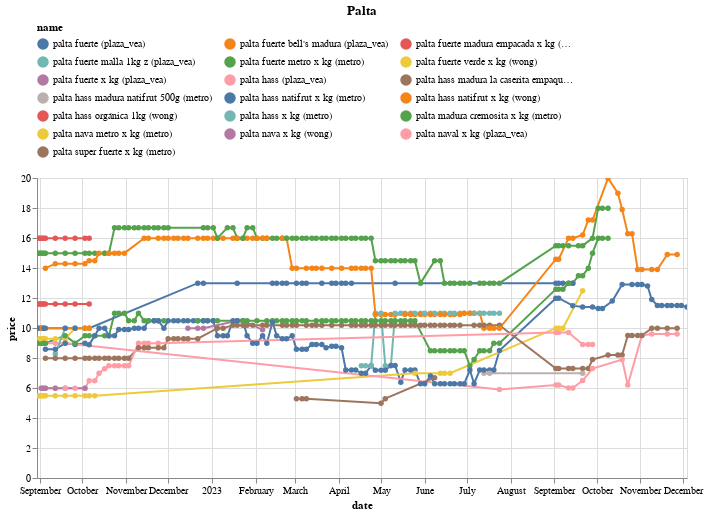

Write notebook code for a chart like this one.
### Code cell
(df
 .loc[df.name.isin(names)]
 .pipe(alt.Chart)
 .mark_line(point=True)
 .encode(x='date', y='price', color='name', tooltip=['name','price'])
 .properties(width=650, title='Palta')
 .interactive()
 .configure_legend(orient='top', columns=3)
)

### Figure 1 — Vega-Lite specification as saved in the notebook (floating-point values rounded to 4 significant figures; data arrays with more than 128 entries replaced by an {"elided": "..."} marker saying what was removed)
{"config": {"view": {"continuousWidth": 300, "continuousHeight": 300}, "legend": {"columns": 3, "orient": "top"}}, "data": {"name": "data-142fbbe68b41497873eb61cb2de895da"}, "mark": {"type": "line", "point": true}, "encoding": {"color": {"field": "name", "type": "nominal"}, "tooltip": [{"field": "name", "type": "nominal"}, {"field": "price", "type": "quantitative"}], "x": {"field": "date", "type": "temporal"}, "y": {"field": "price", "type": "quantitative"}}, "params": [{"name": "param_14", "select": {"type": "interval", "encodings": ["x", "y"]}, "bind": "scales"}], "title": "Palta", "width": 650, "$schema": "https://vega.github.io/schema/vega-lite/v5.16.3.json", "datasets": {"data-142fbbe68b41497873eb61cb2de895da": {"elided": "661 records"}}}
